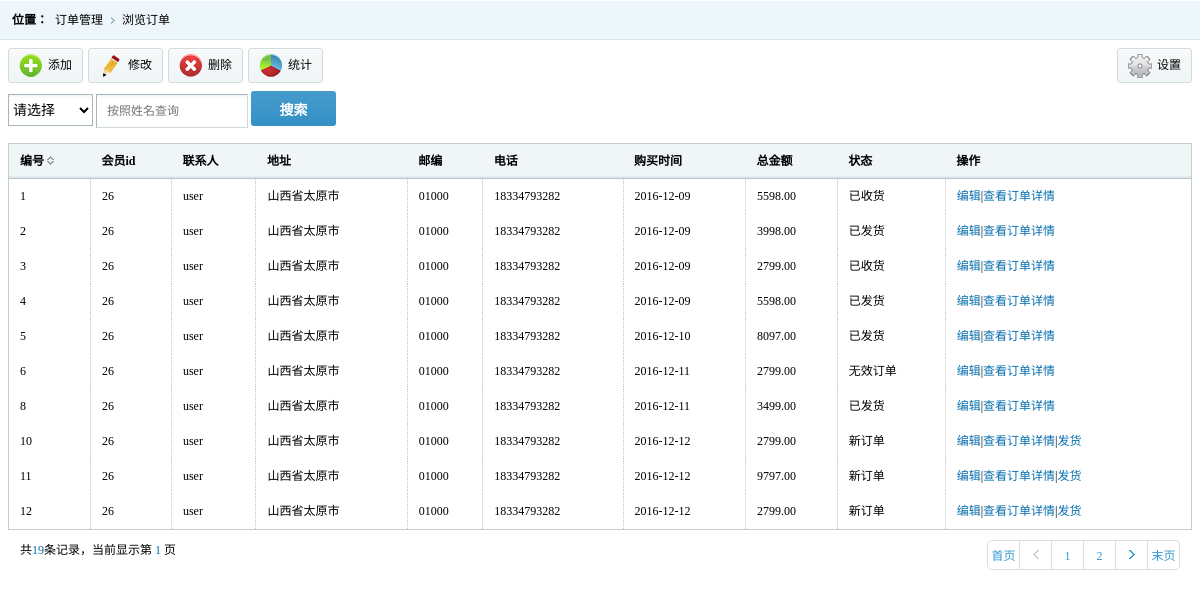
The page /shop/admin/orders/show.php (signed in) on the database its author committed.
### tables this page shows
CREATE TABLE `orders` (
  `id` int(11) NOT NULL,
  `uid` int(11) DEFAULT NULL,
  `linkman` varchar(32) DEFAULT NULL,
  `address` varchar(255) DEFAULT NULL,
  `code` char(6) DEFAULT NULL,
  `phone` varchar(16) DEFAULT NULL,
  `addtime` int(11) DEFAULT NULL,
  `total` double(8,2) DEFAULT NULL,
  `status` tinyint(4) DEFAULT NULL
);

### shop/admin/orders/show.php (the view, shortened to what this page needs)
<!DOCTYPE html PUBLIC "-//W3C//DTD XHTML 1.0 Transitional//EN" "http://www.w3.org/TR/xhtml1/DTD/xhtml1-transitional.dtd">
<html xmlns="http://www.w3.org/1999/xhtml">
	<head>
		<link href="../css/style.css" rel="stylesheet" type="text/css" />
	</head>
	<body>
		<div class="place">
			<span>位置：</span>
			<ul class="placeul">
			<li><a href="#">订单管理</a></li>
			<li><a href="#">浏览订单</a></li>
			</ul>
		</div>
		<div class="rightinfo">
			<div class="tools">
				<ul class="toolbar">
				<li class="click"><span><img src="../images/t01.png" /></span>添加</li>
				<li class="click"><span><img src="../images/t02.png" /></span>修改</li>
				<li><span><img src="../images/t03.png" /></span>删除</li>
				<li><span><img src="../images/t04.png" /></span>统计</li>
				</ul>
				<ul class="toolbar1">
				<li><span><img src="../images/t05.png" /></span>设置</li>
				</ul>
			</div>
			<?php
				$zhutai = array(0 => "新订单",1 => "已发货",2 => "已收货",3 => "无效订单");
				$link = mysqli_connect(HOST,USER,PASS) or die("连接数据库失败");
				mysqli_select_db($link,DBNAME);
				mysqli_set_charset($link,"utf8");
				$count = "select count(*) from orders {$where}";
				$res = mysqli_query($link,$count);
				$row = mysqli_fetch_array($res);
				$maxnum = $row[0];
				$pagesize = 10;
				$maxpage = ceil($maxnum/$pagesize);
				$page = empty($_GET['p'])?1:$_GET['p'];
				$limit = " limit ".($page - 1) * $pagesize.",".$pagesize;
				$sql = "select * from orders {$where} {$limit}";
				$result = mysqli_query($link,$sql);
			?>
			<form action="show.php" method="get">
				<select name="state" class="scselect">
						<option value="" selected>请选择</option>
				</select>
				<input type="text" name="name" class="scinput" placeholder="按照姓名查询">
				<input type="submit" class="scbtn" value="搜索">
			</form><br>
			<table class="tablelist">
				<thead>
					<tr>
						<th>编号<i class="sort"><img src="../images/px.gif" /></i></th>
						<th>会员id</th>
						<th>联系人</th>
						<th>地址</th>
						<th>邮编</th>
						<th>电话</th>
						<th>购买时间</th>
						<th>总金额</th>
						<th>状态</th>
						<th>操作</th>
					</tr>
				</thead>
				<tbody>
				<?php
					while($row = mysqli_fetch_assoc($result)) {
						echo "<tr>";
						echo "<td>{$row['id']}</td>";
						echo "<td>{$row['uid']}</td>";
						echo "<td>{$row['linkman']}</td>";
						echo "<td>{$row['address']}</td>";
						echo "<td>{$row['code']}</td>";
						echo "<td>{$row['phone']}</td>";
						echo "<td>".date("Y-m-d",$row['addtime'])."</td>";
						echo "<td>{$row['total']}</td>";
						echo "<td>{$zhutai[$row['status']]}</td>";
						echo "<td>";
						echo "<a href='edit.php?id={$row['id']}' class='tablelink'>编辑</a>|<a href='detail.php?id={$row['id']}' class='tablelink'>查看订单详情</a>";
						if($row['status'] == 0) {
							echo "|<a href='../controller/update.php?a=shouhuo&id={$row['id']}' class='tablelink'>发货</a>";
						}
						echo "</td>";
						echo "</tr>";
					}
				?>
				</tbody>
			</table>
			<div class="pagin">
				<div class="message">共<i class="blue"><?php echo $maxnum; ?></i>条记录，当前显示第&nbsp;<i class="blue"><?php echo $page; ?>&nbsp;</i>页</div>
				<ul class="paginList">
				<?php
					$last = $page - 1;$next = $page + 1;
					echo "<li class='paginItem'><a href='./show.php?p=1{$url}'>首页</a></li>";
					echo "<li class='paginItem'><a href='./show.php?p={$last}{$url}'><span class='pagepre'></span></a></li>";
					for($i = 1;$i <= $maxpage;$i ++){
						echo "<li class='paginItem'><a href='./show.php?p={$i}{$url}'>{$i}</a></li>";
					}
					echo "<li class='paginItem'><a href='./show.php?p={$next}{$url}'><span class='pagenxt'></span></a></li>";
					echo "<li class='paginItem'><a href='./show.php?p={$maxpage}{$url}'>末页</a></li>";
				?>
				</ul>
			</div>
		</div>
	</body>
</html>

### shop/admin/css/style.css (style rules this page uses)
* { font-size:9pt;border:0;margin:0;padding:0; }
body { font-family:'微软雅黑'; margin:0 auto;min-width:980px; }
ul { display:block;margin:0;padding:0;list-style:none; }
li { display:block;margin:0;padding:0;list-style: none; }
img { border:0; }
dl,dt,dd,span { margin:0;padding:0;display:block; }
a,a:focus { text-decoration:none;color:#000;outline:none;blr:expression(this.onFocus=this.blur()); }
table { border-collapse:collapse;border-spacing: 0; }
.place { height:40px; background:url(../images/righttop.gif) repeat-x; }
.place span { line-height:40px; font-weight:bold;float:left; margin-left:12px; }
.placeul li { float:left; line-height:40px; padding-left:7px; padding-right:12px; background:url(../images/rlist.gif) no-repeat right; }
.placeul li:last-child { background:none; }
.rightinfo { padding:8px; }
.tools { clear:both; height:35px; margin-bottom:8px; }
.toolbar { float:left; }
.toolbar li { background:url(../images/toolbg.gif) repeat-x; line-height:33px; height:33px; border:solid 1px #d3dbde; float:left; padding-right:10px; margin-right:5px;border-radius: 3px; behavior:url(js/pie.htc); cursor:pointer; }
.toolbar li span { float:left; margin-left:10px; margin-right:5px; margin-top:5px; }
.toolbar1 { float:right; }
.toolbar1 li { background:url(../images/toolbg.gif) repeat-x; line-height:33px; height:33px; border:solid 1px #d3dbde; float:left; padding-right:10px; margin-left:5px;border-radius: 3px; behavior:url(js/pie.htc); }
.toolbar1 li span { float:left; margin-left:10px; margin-right:5px; margin-top:5px; }
.tablelist { border:solid 1px #cbcbcb; width:100%; clear:both; }
.tablelist th { background:url(../images/th.gif) repeat-x; height:34px; line-height:34px; border-bottom:solid 1px #b6cad2; text-indent:11px; text-align:left; }
.tablelist td { line-height:35px; text-indent:11px; border-right: dotted 1px #c7c7c7; }
.tablelink { color:#056dae; }
.sort { padding-left:3px; }
.pagin { position:relative;margin-top:10px;padding:0 12px; }
.pagin .blue { color:#056dae;font-style:normal; }
.pagin .paginList { position:absolute;right:12px;top:0; }
.pagin .paginList .paginItem { float:left; }
.pagin .paginList .paginItem a { float:left;width:31px;height:28px;border:1px solid #DDD; text-align:center;line-height:30px;border-left:none;color:#3399d5; }
.pagin .paginList .paginItem:first-child a { border-left:1px solid #DDD; }
.pagin .paginList .paginItem:first-child a { border-bottom-left-radius:5px;border-top-left-radius:5px; }
.pagin .paginList .paginItem:last-child a { border-bottom-right-radius:5px;border-top-right-radius:5px; }
.pagepre { background:url(../images/pre.gif) no-repeat center center; width:31px; height:28px; }
.pagenxt { background:url(../images/next.gif) no-repeat center center; width:31px; height:28px; }
.scinput { width:150px; height:32px; line-height:32px; border-top:solid 1px #a7b5bc; border-left:solid 1px #a7b5bc; border-right:solid 1px #ced9df; border-bottom:solid 1px #ced9df; background:url(../images/inputbg.gif) repeat-x; text-indent:10px; }
.scselect { width:85px; height:32px; line-height:32px; border:1px solid #a7b5bc;background:url(../images/inputbg.gif) repeat-x;font-size:14px; }
.scbtn { width:85px;height:35px; background:url(../images/btnbg.png) no-repeat center; font-size:14px;font-weight:bold;color:#fff; cursor:pointer;border-radius:3px; behavior:url(js/pie.htc); }

### rows shown on the page
orders: id "1", uid "26", linkman "user", address "山西省太原市", code "01000", phone "18334793282", addtime "2016-12-09", total "5598.00", status "已收货"
orders: id "2", uid "26", linkman "user", address "山西省太原市", code "01000", phone "18334793282", addtime "2016-12-09", total "3998.00", status "已发货"
orders: id "3", uid "26", linkman "user", address "山西省太原市", code "01000", phone "18334793282", addtime "2016-12-09", total "2799.00", status "已收货"
orders: id "4", uid "26", linkman "user", address "山西省太原市", code "01000", phone "18334793282", addtime "2016-12-09", total "5598.00", status "已发货"
orders: id "5", uid "26", linkman "user", address "山西省太原市", code "01000", phone "18334793282", addtime "2016-12-10", total "8097.00", status "已发货"
orders: id "6", uid "26", linkman "user", address "山西省太原市", code "01000", phone "18334793282", addtime "2016-12-11", total "2799.00", status "无效订单"
orders: id "8", uid "26", linkman "user", address "山西省太原市", code "01000", phone "18334793282", addtime "2016-12-11", total "3499.00", status "已发货"
orders: id "10", uid "26", linkman "user", address "山西省太原市", code "01000", phone "18334793282", addtime "2016-12-12", total "2799.00", status "新订单"
orders: id "11", uid "26", linkman "user", address "山西省太原市", code "01000", phone "18334793282", addtime "2016-12-12", total "9797.00", status "新订单"
orders: id "12", uid "26", linkman "user", address "山西省太原市", code "01000", phone "18334793282", addtime "2016-12-12", total "2799.00", status "新订单"

### other values the page prints
$maxnum "19"
$page "1"
